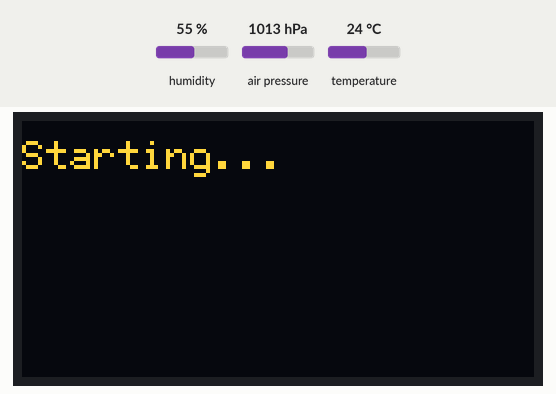
Bench run of a program on a simulated ESP32. Shown: 128×64 one-colour display. The inputs (shaded band) are chosen by the test bench; at power-on: humidity 55 %, air pressure 1013 hPa, temperature 24 °C. The OLED is the two-colour kind (top 16 rows yellow); WiFi joins after 1.5 s; servers stay silent unless stated; uploads are accepted with an empty reply; what the program prints to the serial monitor is not drawn.

Above: at 1.56 s.

The program:

main.cpp
```cpp
#include <Arduino.h>
#include <Wire.h>
#include <Adafruit_BME280.h>
#include <U8g2lib.h>
#include <WiFi.h>
#include <HTTPClient.h>
#include "secrets.h"

void readSensor();
void updateDisplay();
void sendToServer();

Adafruit_BME280 bme;

U8G2_SH1106_128X64_NONAME_F_HW_I2C oled(
    U8G2_R0,
    U8X8_PIN_NONE);

const unsigned long READ_INTERVAL_MS = 5UL * 60UL * 1000UL; // 5 minutes
unsigned long lastReadTime = 0;

float temperatureF = 0;
float humidity = 0;
float pressureHPa = 0;

void setup()
{
  Serial.begin(9600);
  Serial.println("Booting...");

  WiFi.begin(WIFI_SSID, WIFI_PASSWORD);

  while (WiFi.status() != WL_CONNECTED)
  {
    delay(500);
    Serial.print(".");
  }

  Serial.println();
  Serial.println("WiFi connected");
  Serial.print("ESP32 IP address: ");
  Serial.println(WiFi.localIP());

  Wire.begin();
  oled.begin();
  oled.clearBuffer();
  oled.setFont(u8g2_font_6x12_tf);
  oled.drawStr(0, 12, "Starting...");
  oled.sendBuffer();

  if (!bme.begin(0x76))
  { // Try 0x77 if 0x76 does not work
    Serial.println("Could not find BME280 sensor!");
    oled.clearBuffer();
    oled.drawStr(0, 12, "BME280 not found");
    oled.sendBuffer();

    while (true)
    {
      delay(1000);
    }
  }

  Serial.println("BME280 ready");

  readSensor();
  updateDisplay(); // Read once immediately at startup
  sendToServer();
  lastReadTime = millis();
}

void loop()
{
  unsigned long now = millis();
  // put your main code here, to run repeatedly:
  if (now - lastReadTime >= READ_INTERVAL_MS)
  {
    readSensor();
    updateDisplay();
    lastReadTime = now;
    sendToServer();
  }
}

void readSensor()
{
  float temperatureC = bme.readTemperature();
  humidity = bme.readHumidity();
  pressureHPa = bme.readPressure() / 100.0F;

  temperatureF = temperatureC * 9.0 / 5.0 + 32.0;

  Serial.print("Temperature: ");
  Serial.print(temperatureF);
  Serial.println(" °F");

  Serial.print("Humidity: ");
  Serial.print(humidity);
  Serial.println(" %");

  Serial.print("Pressure: ");
  Serial.print(pressureHPa);
  Serial.println(" hPa");

  Serial.println();
}

void updateDisplay()
{
  oled.clearBuffer();

  oled.setFont(u8g2_font_6x12_tf);

  oled.drawStr(0, 12, "Weather Station");

  oled.setCursor(0, 28);
  oled.print("Temperature: ");
  oled.print(temperatureF, 2);
  oled.print(" F");

  oled.setCursor(0, 42);
  oled.print("Humidity: ");
  oled.print(humidity, 2);
  oled.print(" %");

  oled.setCursor(0, 56);
  oled.print("Pressure: ");
  oled.print(pressureHPa, 1);
  oled.print(" hPa");

  oled.sendBuffer();
}

void sendToServer()
{
  if (WiFi.status() != WL_CONNECTED)
  {
    Serial.println("WiFi not connected");
    return;
  }

  HTTPClient http;
  http.begin(SERVER_URL);
  http.addHeader("Content-Type", "application/json");

  String json = "{";
  json += "\"temperatureF\":";
  json += String(temperatureF, 2);
  json += ",";
  json += "\"humidity\":";
  json += String(humidity, 2);
  json += ",";
  json += "\"pressureHpa\":";
  json += String(pressureHPa, 1);
  json += "}";

  int responseCode = http.POST(json);

  Serial.print("Server response: ");
  Serial.println(responseCode);

  http.end();
}
```

secrets.example.h
```cpp
#pragma once

#define WIFI_SSID "YourSSID"
#define WIFI_PASSWORD "YourPassword"
#define SERVER_URL "http://yourserver:5000/api/readings"
```
